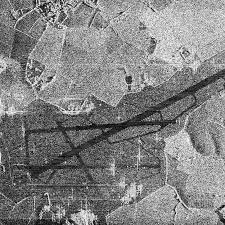
#> input picture lab3/sar_3.jpg, 225 x 225 px
$ jupyter execute lab3.ipynb   (older library calls are emulated)
#> lines starting #> are read from the running program, lines starting #| are printed output that depends on the picture; after the words box and inside, x2 and y2 are one past the last pixel; in counts of white or black regions, pixels touching at a corner belong together
[cell 1]
import numpy as np
import cv2
import matplotlib.pyplot as plt

    ДЗ
1. Для изображения sar_3.jpg найти наиболее протяженный участок
(выделить линии при помощи преобразования Хафа)
2. Для изображения sar_3.jpg провести исследование алгоритмов бинаризации, выделить участок дорожной полосы.

[cell 2]
image = cv2.imread('sar_3.jpg')
#> image is the input picture: shape (225, 225, 3); min 0, max 255, mean 130.6
image_gray = cv2.cvtColor(image, cv2.COLOR_BGR2GRAY)
image_gray1 = cv2.cvtColor(image, cv2.COLOR_BGR2GRAY)
plt.imshow(image)
plt.axis('off')

[cell 3]
image_gray = cv2.GaussianBlur(image_gray, (9, 9), 2)
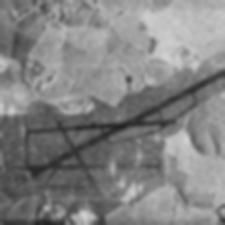
#> image_gray: shape (225, 225); min 34, max 210, mean 130.6
canny = cv2.Canny(image_gray,50,100,apertureSize = 3)
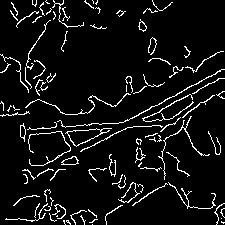
#> canny: shape (225, 225); 7.1% white in thin lines or dots
lines = cv2.HoughLines(canny, 1, np.pi / 180, 60)
#> lines = [[172, 1.08], [165, 1.08], [164, 1.1], [171, 1.1], [130, 1.5], [136, 1.5], [167, 1.06], [198, 0.977], [170, 1.05], [174, 1.06], [134, 1.52], [196, 0.995]]
plt.imshow(canny, cmap="gray")

[cell 4]
import math
image_with_lines = image.copy()

if lines is not None:
    longest_line = None
    max_length = 0

    for i in range(len(lines)):
        rho = lines[i][0][0]
        theta = lines[i][0][1]
        a = math.cos(theta)
        b = math.sin(theta)
        x0 = a * rho
        y0 = b * rho
        pt1 = (int(x0 + 200*(-b)), int(y0 + 200*(a)))
        pt2 = (int(x0 - 200*(-b)), int(y0 - 200*(a)))
        length = np.sqrt((pt2[0] - pt1[0])**2 + (pt2[1] - pt1[1])**2)

        if length > max_length:
            max_length = length
            longest_line = lines[i]
#> this loop made 12 passes
#> (rho, theta, a, b, x0, y0, pt1, pt2) on passes 1 to 2: (172, 1.08, 0.469, 0.883, 80.75, 151.9, (-95, 245), (257, 57)), (165, 1.08, 0.469, 0.883, 77.46, 145.7, (-99, 239), (254, 51))
#> (rho, theta, a, b, x0, y0, pt1, pt2) on passes 3 to 8: (164, 1.1, 0.454, 0.891, 74.45, 146.1, (-103, 236), (252, 55)), (171, 1.1, 0.454, 0.891, 77.63, 152.4, (-100, 243), (255, 61)), (130, 1.5, 0.0698, 0.998, 9.07, 129.7, (-190, 143), (208, 115)), (136, 1.5, 0.0698, 0.998, 9.49, 135.7, (-190, 149), (208, 121)), (167, 1.06, 0.485, 0.875, 80.96, 146.1, (-93, 243), (255, 49)), (198, 0.977, 0.559, 0.829, 110.7, 164.1, (-55, 275), (276, 52))
#> after the loop, max_length = 399.9
    if longest_line is not None:
        rho = longest_line[0][0]
#> rho = 165
        theta = longest_line[0][1]
#> theta = 1.08
        a = math.cos(theta)
#> a = 0.469
        b = math.sin(theta)
#> b = 0.883
        x0 = a * rho
#> x0 = 77.46
        y0 = b * rho
#> y0 = 145.7
        pt1 = (int(x0 + 200*(-b)), int(y0 + 200*(a)))
#> pt1 = (-99, 239)
        pt2 = (int(x0 - 200*(-b)), int(y0 - 200*(a)))
#> pt2 = (254, 51)
        cv2.line(image_with_lines, pt1, pt2, (100, 0, 255), 8, cv2.LINE_AA)
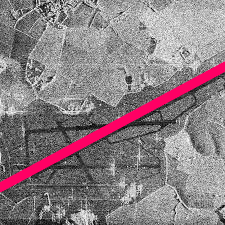
#> image_with_lines: shape (225, 225, 3); 5.37% of pixels changed, all inside (x1, y1, x2, y2) = (0, 61, 225, 193)

plt.imshow(image_with_lines)

Точечная бинаризация

[cell 5]
import copy

bin_img = copy.deepcopy(image_gray1)
T = 75
bin_img[image_gray1 < T] = 0
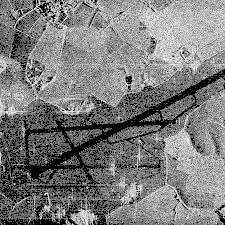
#> bin_img: shape (225, 225); min 0, max 255, mean 123
bin_img[image_gray1 >= T] = 255
#> bin_img: shape (225, 225); 85.5% white; black in thin lines or dots

plt.imshow(bin_img, cmap="gray")

Бинаризация Отсу

[cell 6]
image_contrast = cv2.convertScaleAbs(image_gray1, alpha=1.5, beta=0)
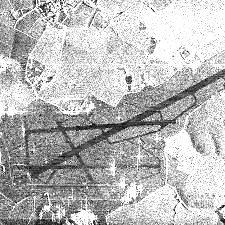
#> image_contrast: shape (225, 225); min 0, max 255, mean 187.2
_,th2 = cv2.threshold(image_contrast,0,255,cv2.THRESH_BINARY+cv2.THRESH_OTSU)
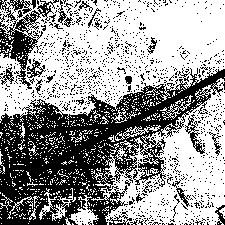
#> th2: shape (225, 225); 59.8% white; 1116 black regions (1087 under 20 px), largest, box (x1, y1, x2, y2) and area: (0, 67, 225, 225) 14753, (0, 0, 59, 89) 1599, (185, 114, 205, 154) 222

plt.imshow(th2, cmap="gray")

Адаптивная бинаризация

[cell 7]
th3 = cv2.adaptiveThreshold(image_gray1,255,cv2.ADAPTIVE_THRESH_GAUSSIAN_C,\
            cv2.THRESH_BINARY,351,45)
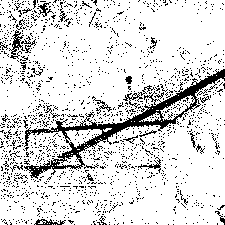
#> th3: shape (225, 225); 85.3% white; black in thin lines or dots

plt.imshow(th3, cmap="gray")

Оператор Собеля

[cell 8]
scale = 0.5
delta = 0
ddepth = cv2.CV_16S
grad_x = cv2.Sobel(image_gray1, ddepth, 1, 0, ksize=3, scale=scale, delta=delta, borderType=cv2.BORDER_DEFAULT)
grad_y = cv2.Sobel(image_gray1, ddepth, 0, 1, ksize=3, scale=scale, delta=delta, borderType=cv2.BORDER_DEFAULT)

grad = cv2.addWeighted(grad_x, 0.5, grad_y, 0.5,0.0)
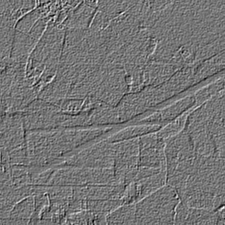
#> grad: shape (225, 225) int16; min -249, max 291, mean -0.1; drawn with min black and max white

plt.imshow((grad_x - grad_x.min())*255, cmap="gray")
plt.imshow((grad - grad.min())*255, cmap="gray")
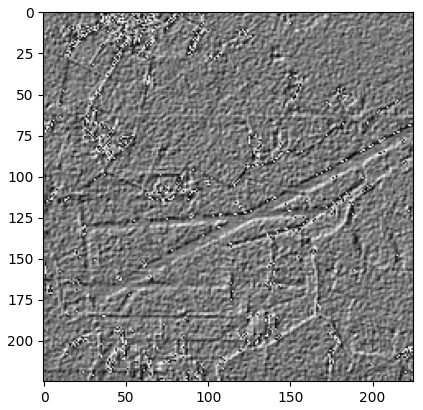
#> figure drawn by matplotlib, 1 panel

Сравнение

[cell 9]
plt.figure(figsize=(22, 6))
plt.subplot(1,4,1)
plt.axis('off')
plt.title('Точечная (лучший)')
plt.imshow(bin_img, cmap="gray")
plt.subplot(1,4,2)
plt.axis('off')
plt.title('Отсу')
plt.imshow(th2, cmap="gray")
plt.subplot(1,4,3)
plt.axis('off')
plt.title('Адаптивная')
plt.imshow(th3, cmap="gray")
plt.subplot(1,4,4)
plt.axis('off')
plt.title('Оператор Собеля')
plt.imshow((grad - grad.min())*255, cmap="gray")
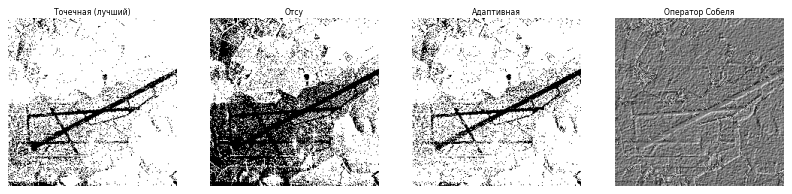
#> figure drawn by matplotlib, 4 panels
